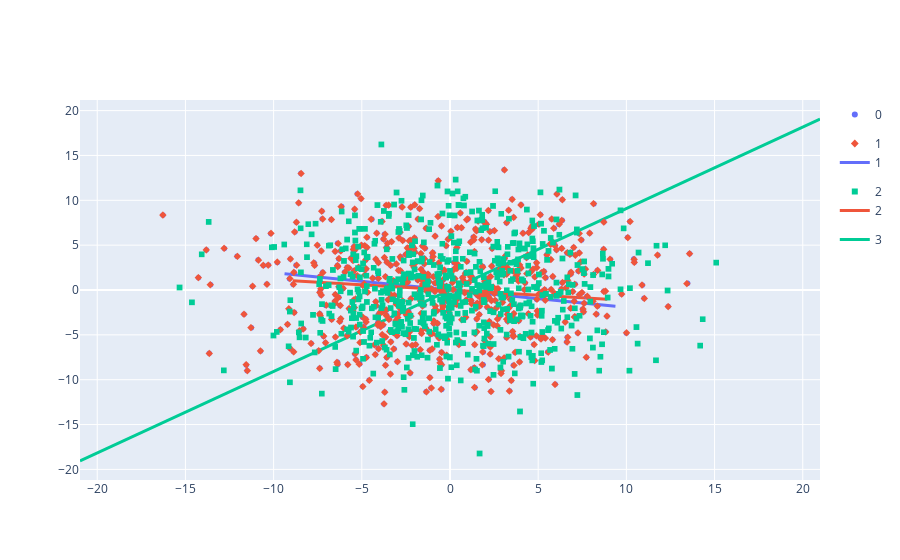

The code cell stored with this chart in its notebook:
### Code cell
fig_points = px.scatter(points_df, x="x1", y="x2", color="dataset", symbol="dataset")
fig_plane = px.line(plane_df, x="x1", y="x2", color="dataset")
fig_plane.update_traces(line=dict(width=3))
fig = go.Figure(data=fig_points.data + fig_plane.data)
fig.show()

### Figure 1 — Plotly figure (JSON) as saved in the notebook; plotly's stock layout.template omitted (floating-point values rounded to 4 significant figures; data arrays with more than 128 entries replaced by an {"elided": "..."} marker saying what was removed)
{"data": [{"hovertemplate": "dataset=0<br>x1=%{x}<br>x2=%{y}<extra></extra>", "legendgroup": "0", "marker": {"color": "#636efa", "symbol": "circle"}, "mode": "markers", "name": "0", "showlegend": true, "type": "scattergl", "x": {"elided": "600 float values"}, "xaxis": "x", "y": {"elided": "600 float values"}, "yaxis": "y"}, {"hovertemplate": "dataset=1<br>x1=%{x}<br>x2=%{y}<extra></extra>", "legendgroup": "1", "marker": {"color": "#EF553B", "symbol": "diamond"}, "mode": "markers", "name": "1", "showlegend": true, "type": "scattergl", "x": {"elided": "600 float values"}, "xaxis": "x", "y": {"elided": "600 float values"}, "yaxis": "y"}, {"hovertemplate": "dataset=2<br>x1=%{x}<br>x2=%{y}<extra></extra>", "legendgroup": "2", "marker": {"color": "#00cc96", "symbol": "square"}, "mode": "markers", "name": "2", "showlegend": true, "type": "scattergl", "x": {"elided": "600 float values"}, "xaxis": "x", "y": {"elided": "600 float values"}, "yaxis": "y"}, {"hovertemplate": "dataset=1<br>x1=%{x}<br>x2=%{y}<extra></extra>", "legendgroup": "1", "line": {"color": "#636efa", "dash": "solid", "width": 3}, "marker": {"symbol": "circle"}, "mode": "lines", "name": "1", "orientation": "v", "showlegend": true, "type": "scatter", "x": [9.38, 7.295, 5.211, 3.127, 1.042, -1.042, -3.127, -5.211, -7.295, -9.38], "xaxis": "x", "y": [-1.808, -1.406, -1.004, -0.6026, -0.2009, 0.2009, 0.6026, 1.004, 1.406, 1.808], "yaxis": "y"}, {"hovertemplate": "dataset=2<br>x1=%{x}<br>x2=%{y}<extra></extra>", "legendgroup": "2", "line": {"color": "#EF553B", "dash": "solid", "width": 3}, "marker": {"symbol": "circle"}, "mode": "lines", "name": "2", "orientation": "v", "showlegend": true, "type": "scatter", "x": [8.919, 6.937, 4.955, 2.973, 0.991, -0.991, -2.973, -4.955, -6.937, -8.919], "xaxis": "x", "y": [-1.023, -0.7959, -0.5685, -0.3411, -0.1137, 0.1137, 0.3411, 0.5685, 0.7959, 1.023], "yaxis": "y"}, {"hovertemplate": "dataset=3<br>x1=%{x}<br>x2=%{y}<extra></extra>", "legendgroup": "3", "line": {"color": "#00cc96", "dash": "solid", "width": 3}, "marker": {"symbol": "circle"}, "mode": "lines", "name": "3", "orientation": "v", "showlegend": true, "type": "scatter", "x": [-20.98, -16.32, -11.65, -6.993, -2.331, 2.331, 6.993, 11.65, 16.32, 20.98], "xaxis": "x", "y": [-19.06, -14.83, -10.59, -6.354, -2.118, 2.118, 6.354, 10.59, 14.83, 19.06], "yaxis": "y"}], "layout": {}}
